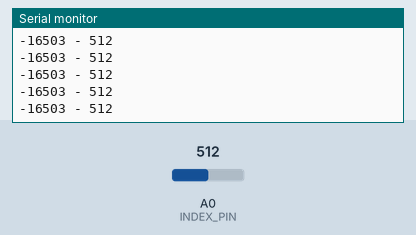
The sketch below on a simulated Arduino Uno, built with avr-gcc and run on an emulated ATmega328P. On the bench: the last lines printed to the serial monitor. The test bench sets the inputs (shaded band); at power-on: A0 (INDEX_PIN) = 512.

Above: at 1.2 s.
1.3 s: A0 (INDEX_PIN) set to 352
At 2.1 s:
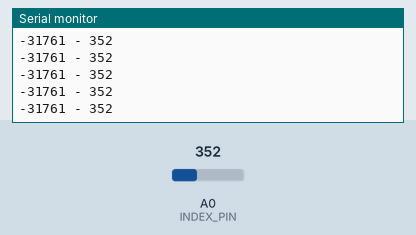
4.3 s: A0 (INDEX_PIN) set to 335
At 5.0 s:
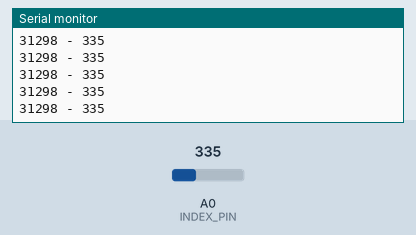
Timing chart, 0 to 7.3 s (numbered marks = the images above; inputs shaded):
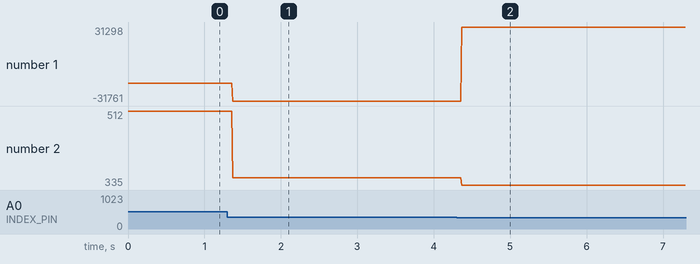

Measured:
- after the input at 1.3 s, the serial monitor: prints a new line after 0.07 s (image 1)
- after the input at 4.3 s, the serial monitor: prints a new line after 0.07 s (image 2)
- plotted number 1: -16503 → -31761 after the input at 1.3 s, -31761 → 31298 after the input at 4.3 s
- plotted number 2: 512 → 352 after the input at 1.3 s, 352 → 335 after the input at 4.3 s

The sketch:

sensors.ino
```cpp
#define BUF_SIZE 6

#define VCC 5

// bend sensors
#define BEND_STRAIGHT 880
#define BEND_FLEX 580
#define R_DIV 56000

// fingers
#define INDEX_PIN 0
#define MIDDLE_PIN 1
#define RING_PIN 2
#define PINKIE_PIN 3
#define THUMB_PIN 4
#define WRIST_PIN 5
#define POT_PIN 6

// potentiomenter
// todo fill values
#define POT_NONE 0
#define POT_FULL 0
#define POT_MAP 0

int buffer[BUF_SIZE];

void setup() {
    Serial.begin(9600);
    pinMode(INDEX_PIN, INPUT);
    pinMode(MIDDLE_PIN, INPUT);
    pinMode(RING_PIN, INPUT);
    pinMode(PINKIE_PIN, INPUT);
    pinMode(THUMB_PIN, INPUT);
    pinMode(WRIST_PIN, INPUT);
    pinMode(POT_PIN, INPUT);
}

int readFlexSensor(int pin)
{
    int value = analogRead(pin);
    float flexV = value * VCC / 1023.0;
    float flexR = R_DIV * (VCC / flexV - 1.0);
    return map(flexR, BEND_STRAIGHT, BEND_FLEX, 0, 90);
}

void loop() {
    /*for (int i=INDEX_PIN; i<WRIST_PIN+1; i++)
    {
        buffer[i] = readFlexSensor(i);
    }
    Serial.write(buffer, BUF_SIZE);*/
    Serial.print(readFlexSensor(INDEX_PIN));
    Serial.print(" - ");
    Serial.println(analogRead(INDEX_PIN));
    delay(10);
}
```
